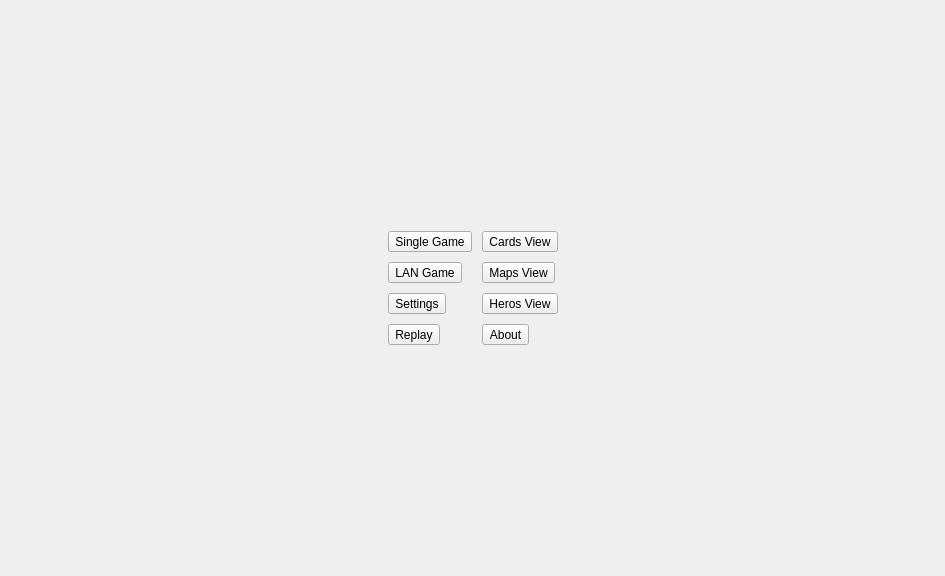
<?xml version="1.0" encoding="UTF-8"?>
<ui version="4.0">
 <class>modeChoose</class>
 <widget class="QWidget" name="modeChoose">
  <property name="geometry">
   <rect>
    <x>0</x>
    <y>0</y>
    <width>945</width>
    <height>576</height>
   </rect>
  </property>
  <property name="windowTitle">
   <string>Form</string>
  </property>
  <layout class="QGridLayout" name="gridLayout">
   <item row="0" column="1">
    <spacer name="verticalSpacer">
     <property name="orientation">
      <enum>Qt::Vertical</enum>
     </property>
     <property name="sizeHint" stdset="0">
      <size>
       <width>20</width>
       <height>329</height>
      </size>
     </property>
    </spacer>
   </item>
   <item row="1" column="0">
    <spacer name="horizontalSpacer">
     <property name="orientation">
      <enum>Qt::Horizontal</enum>
     </property>
     <property name="sizeHint" stdset="0">
      <size>
       <width>584</width>
       <height>20</height>
      </size>
     </property>
    </spacer>
   </item>
   <item row="1" column="1" colspan="2">
    <layout class="QHBoxLayout" name="horizontalLayout">
     <property name="spacing">
      <number>10</number>
     </property>
     <item>
      <layout class="QVBoxLayout" name="verticalLayout">
       <item>
        <widget class="QToolButton" name="singleGame">
         <property name="sizePolicy">
          <sizepolicy hsizetype="Fixed" vsizetype="Fixed">
           <horstretch>0</horstretch>
           <verstretch>0</verstretch>
          </sizepolicy>
         </property>
         <property name="baseSize">
          <size>
           <width>100</width>
           <height>100</height>
          </size>
         </property>
         <property name="layoutDirection">
          <enum>Qt::LeftToRight</enum>
         </property>
         <property name="text">
          <string>Single Game</string>
         </property>
        </widget>
       </item>
       <item>
        <widget class="QToolButton" name="lanGame">
         <property name="text">
          <string>LAN Game</string>
         </property>
        </widget>
       </item>
       <item>
        <widget class="QToolButton" name="settings">
         <property name="text">
          <string>Settings</string>
         </property>
        </widget>
       </item>
       <item>
        <widget class="QToolButton" name="replay">
         <property name="text">
          <string>Replay</string>
         </property>
        </widget>
       </item>
      </layout>
     </item>
     <item>
      <layout class="QVBoxLayout" name="verticalLayout_2">
       <item>
        <widget class="QToolButton" name="cardsView">
         <property name="text">
          <string>Cards View</string>
         </property>
        </widget>
       </item>
       <item>
        <widget class="QToolButton" name="mapsView">
         <property name="text">
          <string>Maps View</string>
         </property>
        </widget>
       </item>
       <item>
        <widget class="QToolButton" name="herosView">
         <property name="text">
          <string>Heros View</string>
         </property>
        </widget>
       </item>
       <item>
        <widget class="QToolButton" name="about">
         <property name="text">
          <string>About</string>
         </property>
        </widget>
       </item>
      </layout>
     </item>
    </layout>
   </item>
   <item row="1" column="3">
    <spacer name="horizontalSpacer_2">
     <property name="orientation">
      <enum>Qt::Horizontal</enum>
     </property>
     <property name="sizeHint" stdset="0">
      <size>
       <width>583</width>
       <height>20</height>
      </size>
     </property>
    </spacer>
   </item>
   <item row="2" column="2">
    <spacer name="verticalSpacer_2">
     <property name="orientation">
      <enum>Qt::Vertical</enum>
     </property>
     <property name="sizeHint" stdset="0">
      <size>
       <width>20</width>
       <height>328</height>
      </size>
     </property>
    </spacer>
   </item>
  </layout>
 </widget>
 <resources/>
 <connections/>
</ui>
